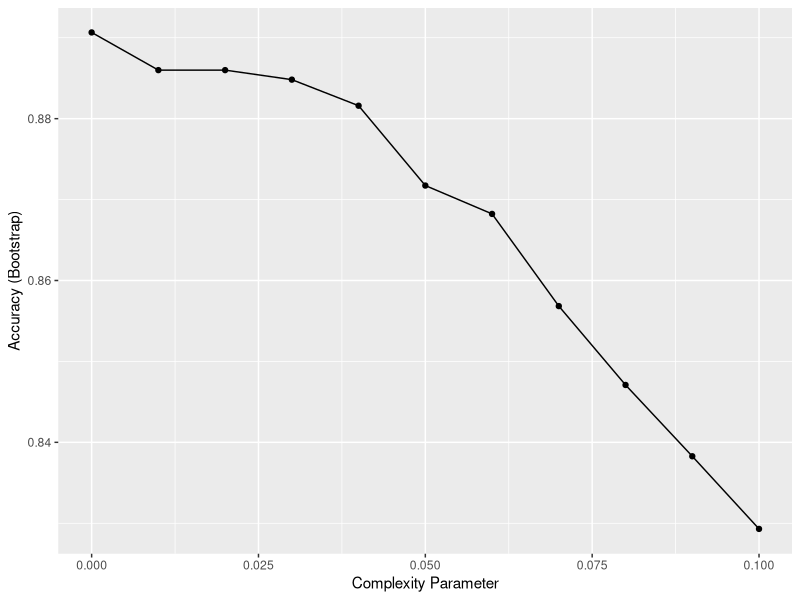

Source code (R):
rm(list = ls())
library(dslabs)
library(caret)
library(tidyverse)
library(ggplot2)
data("tissue_gene_expression")

set.seed(1991)
#fit <- rpart(x, y)
train_knn <- with(tissue_gene_expression, 
                  train(x, y, method = "rpart",
                        tuneGrid = data.frame(cp = seq(0, 0.1, 0.01))))
train_knn$results
max_acc_cp <- train_knn$result$cp[which.max(train_knn$result$Accuracy)]
max_acc_cp
ggplot(train_knn)
